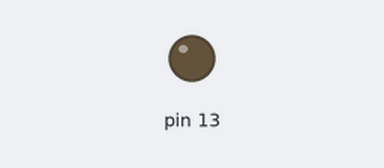
This sketch was run on a simulated Arduino Uno, built for the host (arithmetic inside an expression is 32-bit, double 64-bit). Shown: output pins drawn as LEDs (lit = HIGH).

Above: at 1.0 s.
At 3.0 s:
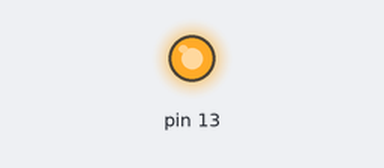
Timing chart, 0 to 5.2 s (numbered marks = the images above):
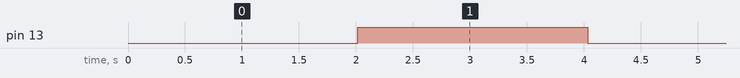

The sketch:

ScopeRead.ino
```cpp
// (licence header left out)
#include <stdio.h>

#define STORAGE_SIZE 2048

byte g_storage_space[2][STORAGE_SIZE];
int g_storage_index = 0;
int g_storage_buffer_index = 0;

void setup()
{
  // initialize the digital pin as an output.
  // Pin 13 has an LED connected on most Arduino boards:
  pinMode(13, OUTPUT);
  DDRF = 0x00;
  memset(g_storage_space, 0, sizeof(g_storage_space));
  Serial.begin(115200);
}

void loop()
{
  g_storage_space[g_storage_buffer_index][g_storage_index] = PINF;
  g_storage_index = (g_storage_index + 1) & (STORAGE_SIZE - 1);

  if (g_storage_index == 0)
  {
    g_storage_buffer_index = !g_storage_buffer_index;
    digitalWrite(13, g_storage_buffer_index);
  }
}
```

Measured:
- by itself, pin 13: alternates HIGH for 2.0 s and LOW for 2.0 s
